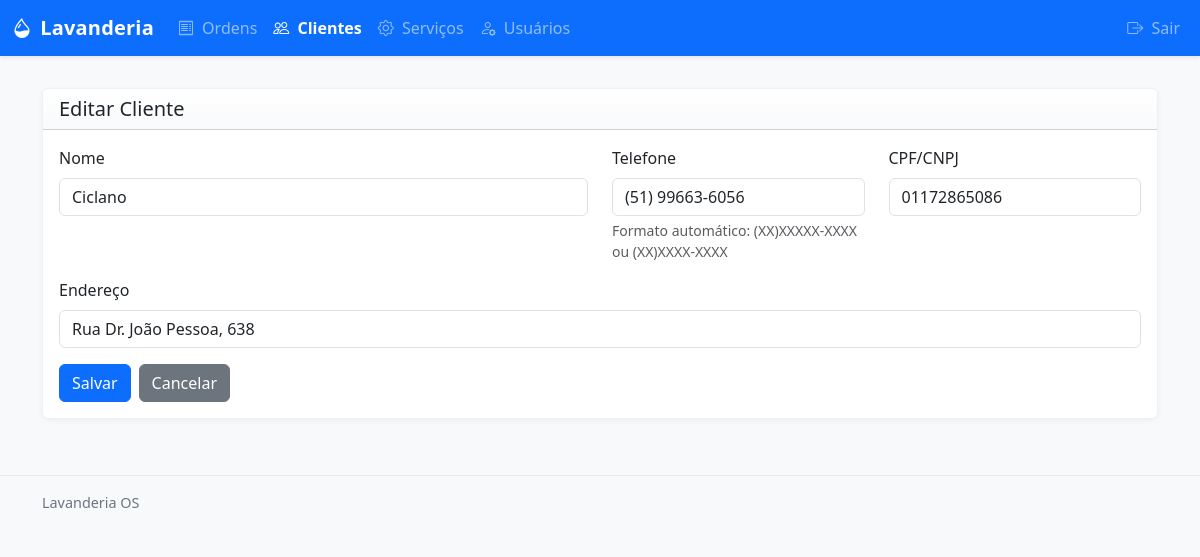
Screenshot of /clients/2/edit (signed in) with the database file from the repository.
### app/models.py (models this page shows)
class Client(db.Model):
    id = db.Column(db.Integer, primary_key=True)
    name = db.Column(db.String(120), nullable=False)
    phone = db.Column(db.String(30))
    document = db.Column(db.String(30))  # CPF/CNPJ opcional
    address = db.Column(db.String(255))
    created_at = db.Column(db.DateTime, default=datetime.utcnow)

### app/clients.py (the view, shortened to what this page needs)
@clients_bp.route("/<int:client_id>/edit", methods=["GET", "POST"])
@login_required
def edit_client(client_id):
    client = Client.query.get_or_404(client_id)
    form = ClientForm(obj=client)
    return render_template("clients/form.html", form=form, action="Editar")

### app/forms.py
class ClientForm(FlaskForm):
    name = StringField("Nome", validators=[DataRequired()])
    phone = StringField("Telefone", validators=[Optional()])
    document = StringField("CPF/CNPJ", validators=[Optional()])
    address = StringField("Endereço", validators=[Optional()])
    submit = SubmitField("Salvar")

### app/models.py (called while the page is built)
@login_manager.user_loader
def load_user(user_id):
    return User.query.get(int(user_id))

### app/templates/clients/form.html (shortened to what this page needs)
{% extends 'base.html' %}
{% block content %}
<div class="card">
  <div class="card-header">
    <h5 class="mb-0">{{ action }} Cliente</h5>
  </div>
  <div class="card-body">
    <form method="post" novalidate>
      <div class="row">
        <div class="col-md-6 mb-3">
          {{ form.name.label(class_='form-label') }}
          {{ form.name(class_='form-control') }}
        </div>
        <div class="col-md-3 mb-3">
          {{ form.phone.label(class_='form-label') }}
          {{ form.phone(type='text', class_='form-control', inputmode='numeric', id='phone') }}
          <div class="form-text">Formato automático: (XX)XXXXX-XXXX ou (XX)XXXX-XXXX</div>
        </div>
        <div class="col-md-3 mb-3">
          {{ form.document.label(class_='form-label') }}
          {{ form.document(class_='form-control') }}
        </div>
      </div>
      <div class="row">
        <div class="col-md-12 mb-3">
          {{ form.address.label(class_='form-label') }}
          {{ form.address(class_='form-control') }}
        </div>
      </div>
      <div class="d-flex gap-2">
        <button class="btn btn-primary">Salvar</button>
        <a class="btn btn-secondary" href="{{ url_for('clients.list_clients') }}">Cancelar</a>
      </div>
    </form>
  </div>
</div>
{% endblock %}

### app/static/css/styles.css (style rules this page uses)
body { padding-bottom: 40px; }
body { background-color: #f8f9fb; }
.card { border: 1px solid rgba(0,0,0,.06); box-shadow: 0 2px 6px rgba(0,0,0,.04); }
.card-header { background: linear-gradient(180deg, #ffffff, #f9fafb); font-weight: 600; }
label.form-label { font-weight: 500; }

### app/templates/base.html (style rules this page uses)
body { padding-top: 64px; }

### rows the page displays
Client: name "Ciclano", phone "(51) 99663-6056", document "01172865086", address "Rua Dr. João Pessoa, 638"

### other values shown
{{ action }} "Editar"
